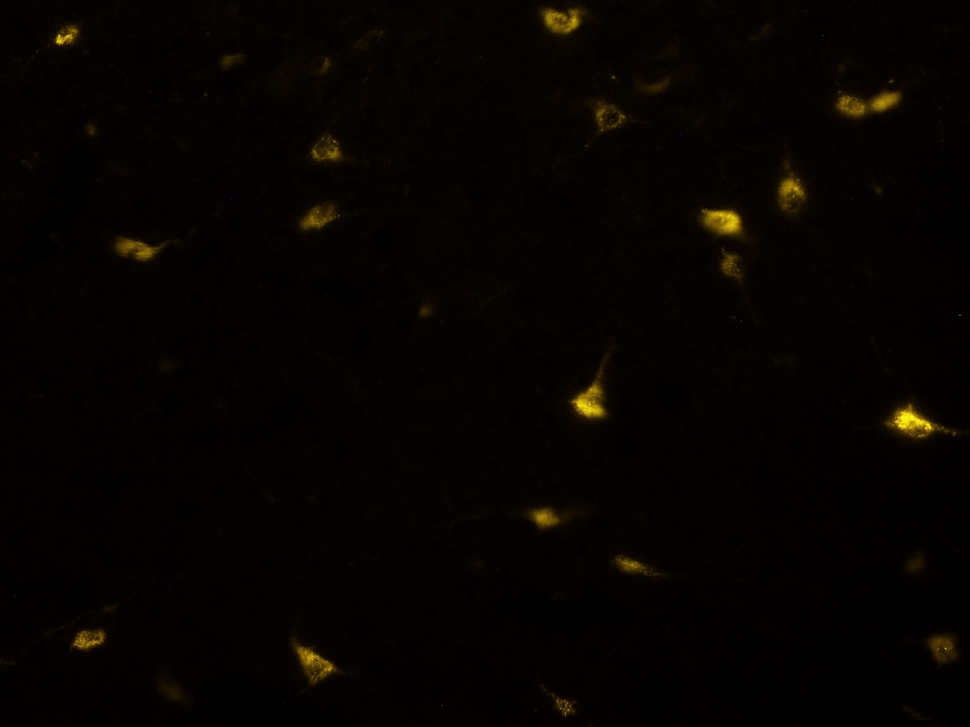
#> input picture project/fluocells/all_images/images/Mar19bS1C4R2_LHr_200x_y.png, 970 x 727 px, shrunk from 1600 x 1200 before the run, found by its file name
$ jupyter execute --allow-errors lab01.ipynb   (older library calls are emulated)
#> lines starting #> are read from the running program, lines starting #| are printed output that depends on the picture; after the words box and inside, x2 and y2 are one past the last pixel; in counts of white or black regions, pixels touching at a corner belong together
**Processamento Digital de Imagens**

Projeto de deteção de células

[cell 1]
# code here
import cv2
import matplotlib.pyplot as plt
import numpy as np
import os
import random

[cell 2]
path = "C:/Users/Luis/Desktop/UFU/PDI/pgc111-labs-2023-02/project/fluocells/all_images/images/Mar19bS1C4R2_LHr_200x_y.png"
img1 = cv2.imread(path, cv2.IMREAD_GRAYSCALE)
#> img1: shape (727, 970); min 0, max 222, mean 3.2

plt.imshow(img1, cmap='gray', vmin=0, vmax=255);

[cell 3]
#_, thresholded = cv2.threshold(img1, 210, 255, cv2.THRESH_BINARY)
_, thresholded = cv2.threshold( img1 , 0, 255, cv2.THRESH_BINARY + cv2.THRESH_OTSU)
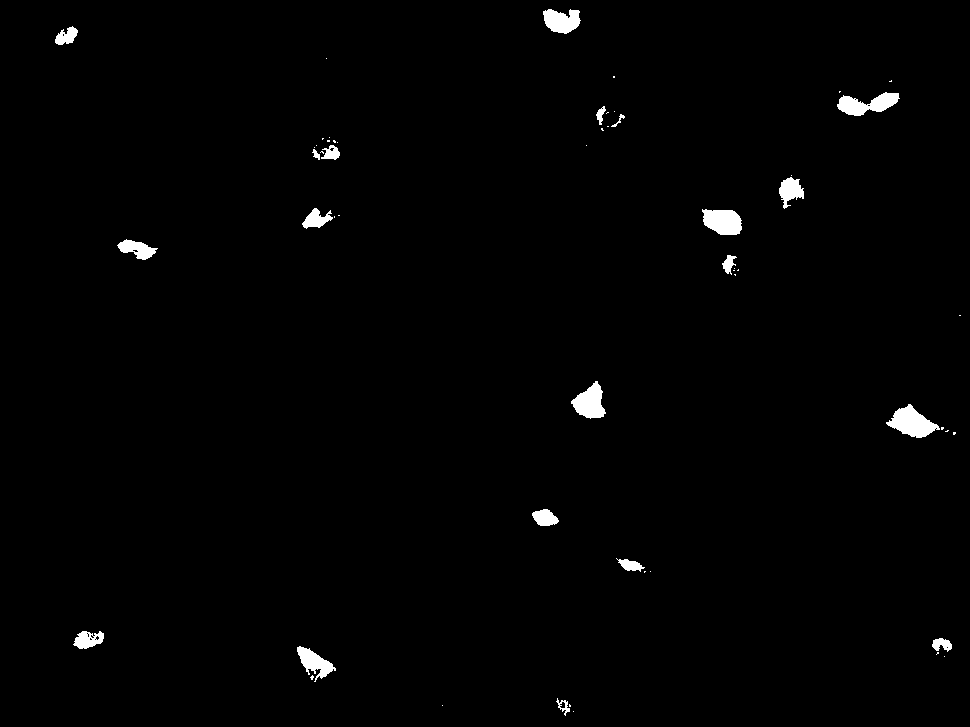
#> thresholded: shape (727, 970); 1.1% white; 56 white regions (36 under 20 px), largest, box (x1, y1, x2, y2) and area: (886, 404, 940, 438) 970, (837, 92, 900, 116) 835, (702, 209, 742, 235) 819
plt.imshow(thresholded)

[cell 4]
# b) Utilizando abertura com elemento circular de 11 pixels
kernel = cv2.getStructuringElement(cv2.MORPH_ELLIPSE, (12, 12))  # Elemento estruturante circular de 11 pixels
opened_image = cv2.morphologyEx(thresholded, cv2.MORPH_OPEN, kernel)
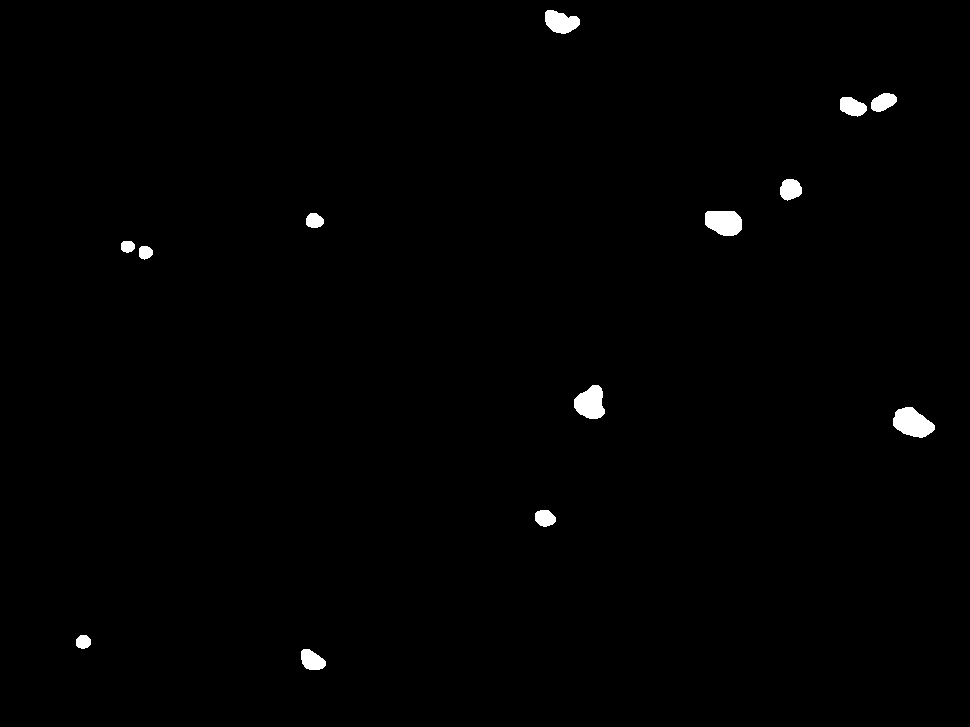
#> opened_image: shape (727, 970); 0.77% white; 13 white regions, largest, box (x1, y1, x2, y2) and area: (893, 407, 935, 438) 879, (705, 211, 742, 236) 774, (574, 385, 605, 419) 766

# Exibir as imagens resultantes
#cv2.imshow('Thresholded Image', thresholded)
plt.imshow( opened_image)

[cell 5]
path = "C:/Users/Luis/Desktop/UFU/PDI/pgc111-labs-2023-02/project/fluocells/all_masks/masks/Mar19bS1C4R2_LHr_200x_y.png"
mask1 = cv2.imread(path, cv2.IMREAD_GRAYSCALE)

plt.imshow(mask1, cmap='gray', vmin=0, vmax=255);

[cell 6]
f, axarr = plt.subplots(1,3, figsize=(12,10))

kernel = cv2.getStructuringElement(cv2.MORPH_ELLIPSE, (20, 20))  # Elemento estruturante circular de 11 pixels
opened_image = cv2.morphologyEx(thresholded, cv2.MORPH_OPEN, kernel)
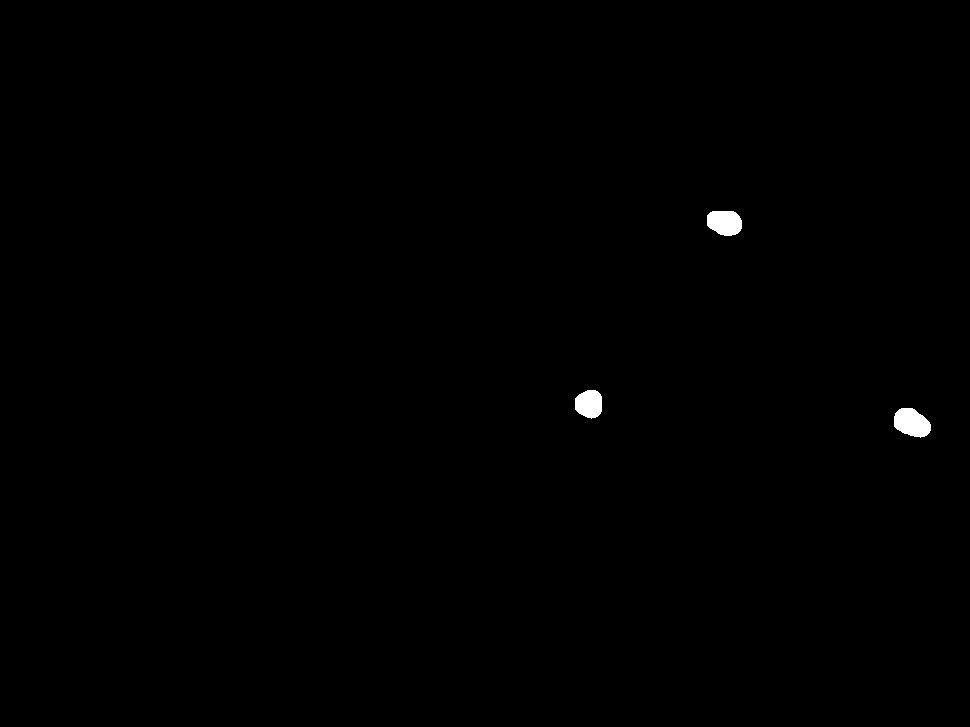
#> opened_image: shape (727, 970); 0.31% white; 3 white regions, box (x1, y1, x2, y2) and area: (894, 408, 931, 438) 812, (707, 211, 742, 236) 727, (575, 390, 602, 419) 631

path = "C:/Users/Luis/Desktop/UFU/PDI/pgc111-labs-2023-02/project/fluocells/all_masks/masks/Mar19bS1C4R2_LHr_200x_y.png"
mask1 = cv2.imread(path, cv2.IMREAD_GRAYSCALE)

axarr[0].imshow(img1, cmap='gray')
axarr[1].imshow(opened_image, cmap='gray')
axarr[2].imshow(mask1, cmap='gray')

axarr[0].set_title('image')
axarr[1].set_title('Segmentation')
axarr[2].set_title('Mask')
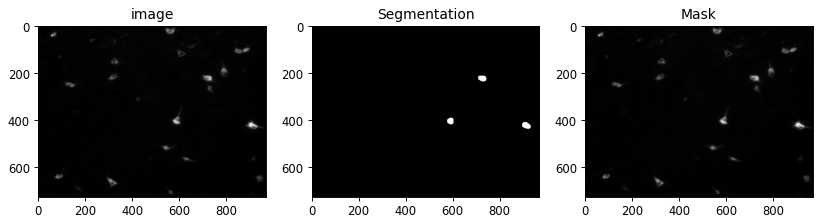
#> figure drawn by matplotlib, 3 panels

[cell 7]
segmentation =255- opened_image
mask = 255- mask1
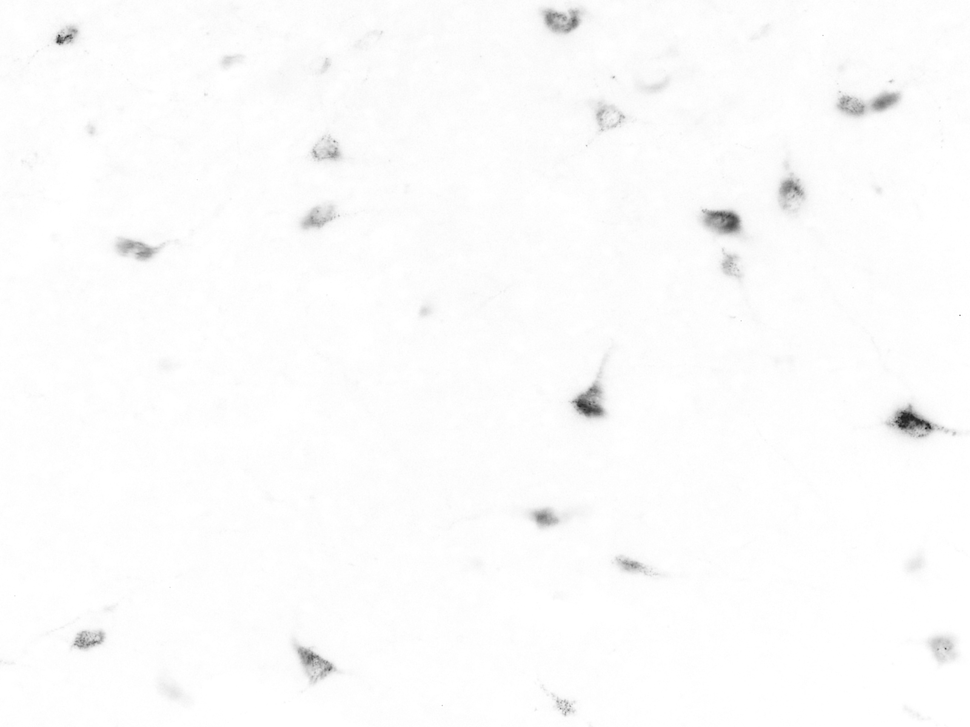
#> mask: shape (727, 970); min 33, max 255, mean 251.8

[cell 8]
def calculate_accuracy(segmentation_image, mask):
    # Ensure both images have the same shape
    if segmentation_image.shape != mask.shape:
        raise ValueError("Segmentation image and mask shape mismatch")

    # Convert images to grayscale if needed
    if len(segmentation_image.shape) > 2:
        segmentation_image = cv2.cvtColor(segmentation_image, cv2.COLOR_BGR2GRAY)
    if len(mask.shape) > 2:
        mask = cv2.cvtColor(mask, cv2.COLOR_BGR2GRAY)

    # Calculate True Positives (TP), True Negatives (TN), False Positives (FP), False Negatives (FN)
    TP = np.sum(np.logical_and(segmentation_image == 255, mask == 255))
#> TP = 0
    TN = np.sum(np.logical_and(segmentation_image == 0, mask == 0))
#> TN = 0
    FP = np.sum(np.logical_and(segmentation_image == 255, mask == 0))
#> FP = 150577
    FN = np.sum(np.logical_and(segmentation_image == 0, mask == 255))
#> FN = 0

    # Calculate accuracy
    accuracy = (TP + TN) / (TP + TN + FP + FN) * 100
#> accuracy = 0
    return accuracy

result_accuracy = calculate_accuracy(segmentation, mask1)
#> result_accuracy = 0
print("Accuracy:", result_accuracy)
#| Accuracy: 0.0

[cell 9]
# Calculate True Positives, True Negatives, False Positives, False Negatives
TP = np.sum(np.logical_and(segmentation == 255, mask1 == 255))
#> TP = 0
TN = np.sum(np.logical_and(segmentation == 0, mask1 == 0))
#> TN = 0
FP = np.sum(np.logical_and(segmentation == 255, mask1 == 0))
#> FP = 150577
FN = np.sum(np.logical_and(segmentation == 0, mask1 == 255))
#> FN = 0

# Calculate accuracy
accuracy = (TP + TN) / (TP + TN + FP + FN) * 100
#> accuracy = 0
accuracy
#> Out = 0

$ run again, with project/fluocells/all_images/images/Mar19bS1C5R2_LHr_200x_y.png copied over project/fluocells/all_images/images/Mar19bS1C4R2_LHr_200x_y.png
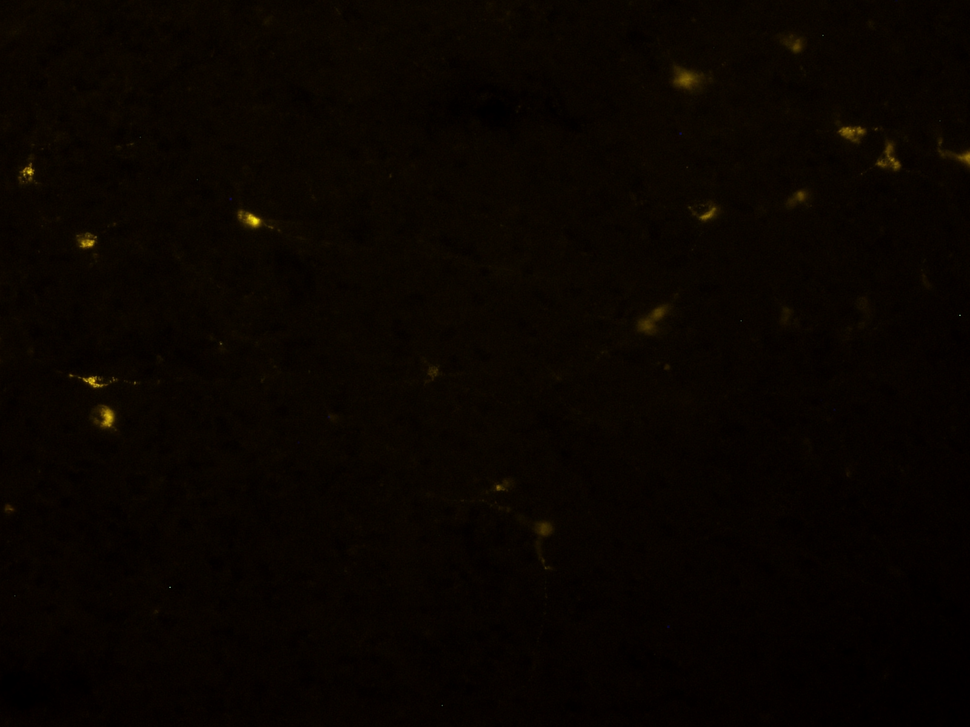
#> input picture project/fluocells/all_images/images/Mar19bS1C5R2_LHr_200x_y.png, 970 x 727 px, shrunk from 1600 x 1200 before the run, found by its file name
#> `_, thresholded = cv2.threshold( img1 , 0, 255, cv2.THRESH_BINARY + cv2..`:
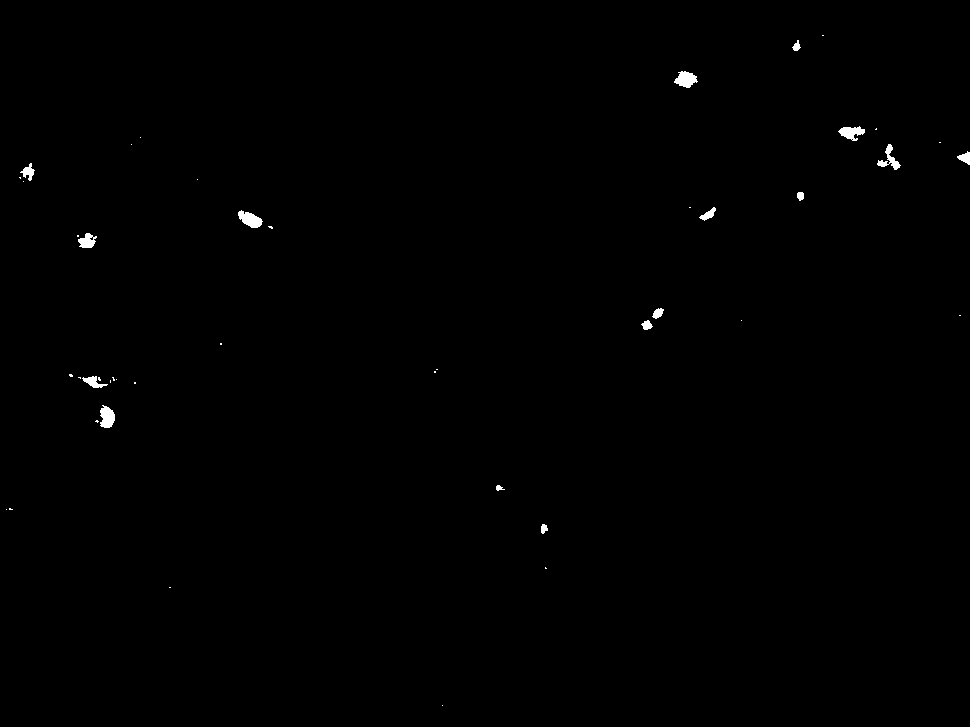
#> thresholded: shape (727, 970); 0.33% white; 45 white regions (29 under 20 px), largest, box (x1, y1, x2, y2) and area: (238, 210, 263, 228) 267, (674, 71, 698, 88) 261, (100, 405, 115, 428) 256
#> segmentation: shape (727, 970); every value is 255
#> `mask = 255- mask1`:
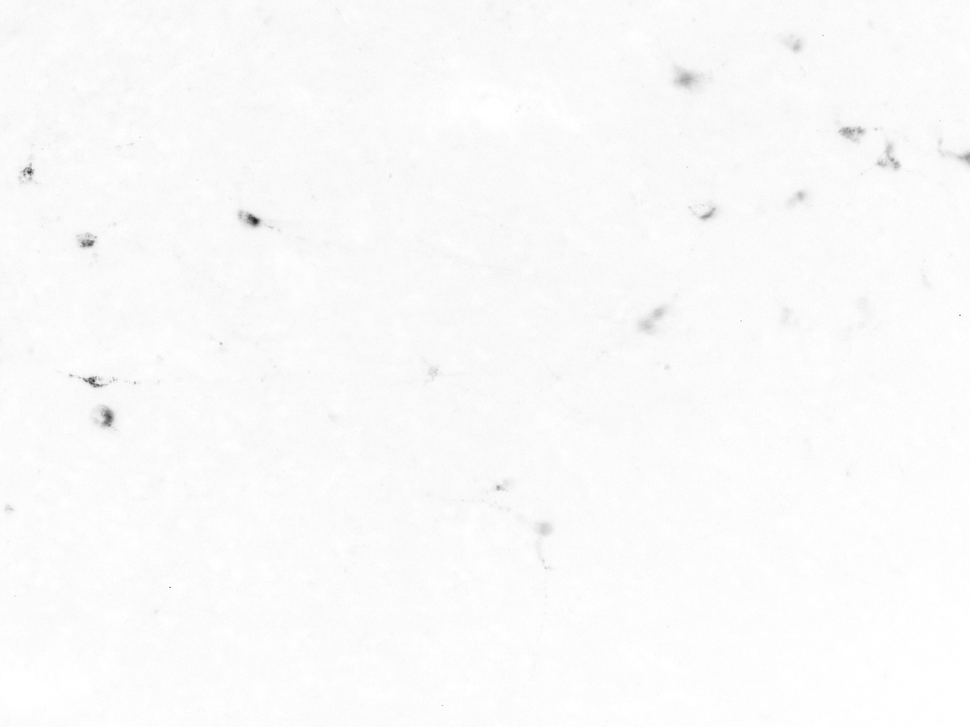
#> mask: shape (727, 970); min 34, max 255, mean 250.3
#> in calculate_accuracy, `TP = np.sum(np.logical_and(segmentation_image == 255, mask == 255))`: TP = 0
#> in calculate_accuracy, `FP = np.sum(np.logical_and(segmentation_image == 255, mask == 0))`: FP = 16579
#> in calculate_accuracy, `FN = np.sum(np.logical_and(segmentation_image == 0, mask == 255))`: FN = 0
#| Accuracy: 0.0
#> `FP = np.sum(np.logical_and(segmentation == 255, mask1 == 0))`: FP = 16579
#> `FN = np.sum(np.logical_and(segmentation == 0, mask1 == 255))`: FN = 0

$ run again, with project/fluocells/all_images/images/Mar19bS2C1R2_LHr_200x_y.png copied over project/fluocells/all_images/images/Mar19bS1C4R2_LHr_200x_y.png
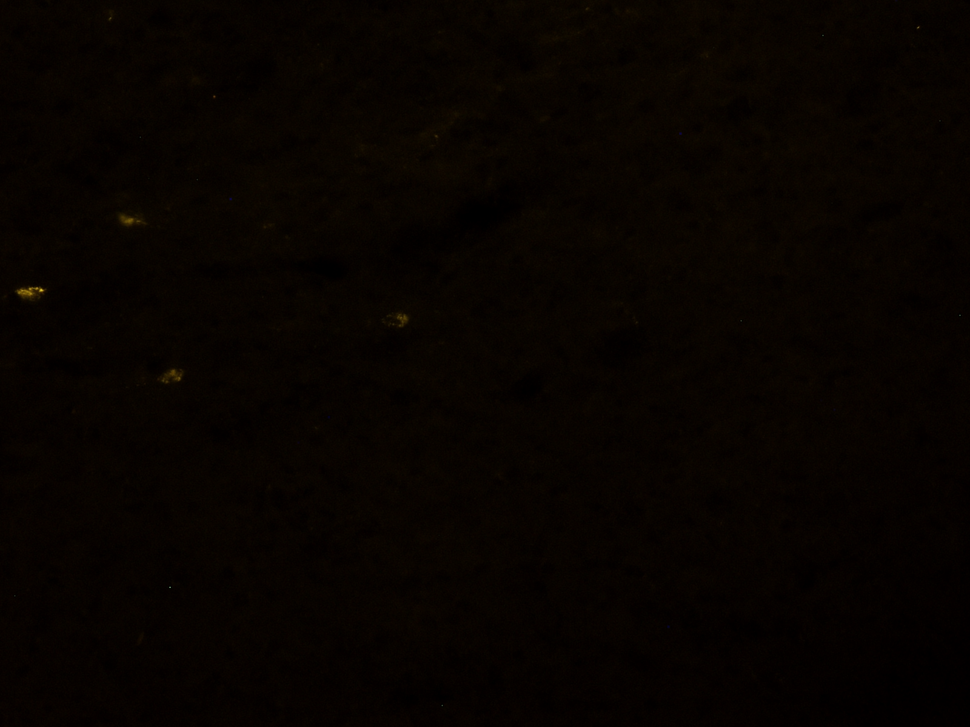
#> input picture project/fluocells/all_images/images/Mar19bS2C1R2_LHr_200x_y.png, 970 x 727 px, shrunk from 1600 x 1200 before the run, found by its file name
#> `_, thresholded = cv2.threshold( img1 , 0, 255, cv2.THRESH_BINARY + cv2..`:
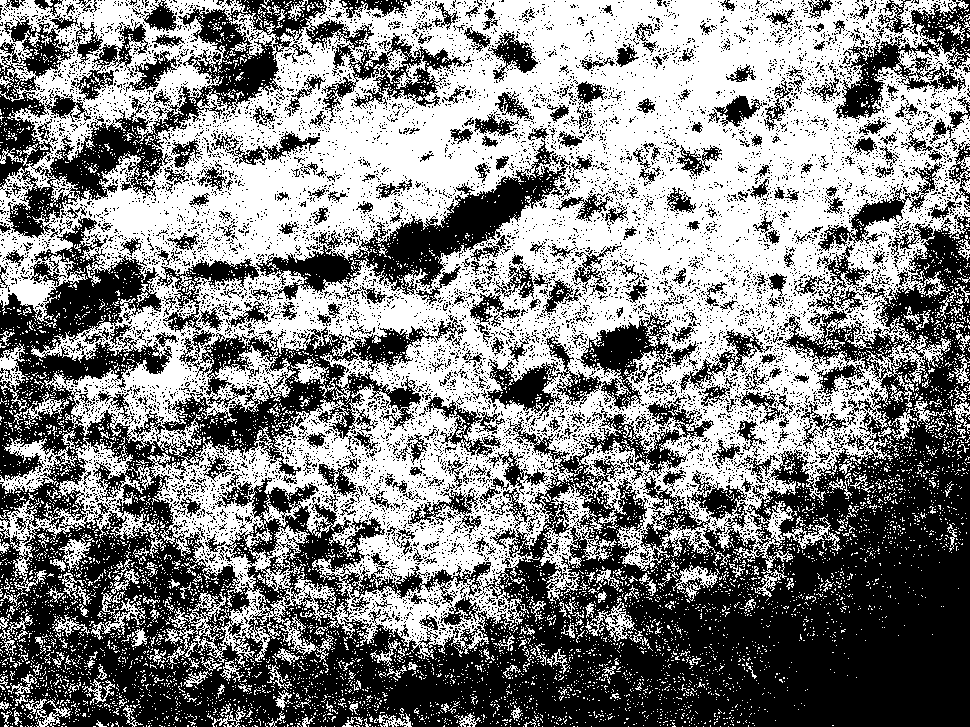
#> thresholded: shape (727, 970); 51.7% white; 10473 black regions (10031 under 20 px), largest, box (x1, y1, x2, y2) and area: (0, 214, 970, 727) 220336, (0, 0, 471, 238) 23128, (256, 139, 568, 300) 11025
#> segmentation: shape (727, 970); 97% white; 23 black regions, largest, box (x1, y1, x2, y2) and area: (346, 105, 476, 190) 5118, (692, 41, 734, 108) 1969, (115, 202, 161, 235) 1159
#> `mask = 255- mask1`:
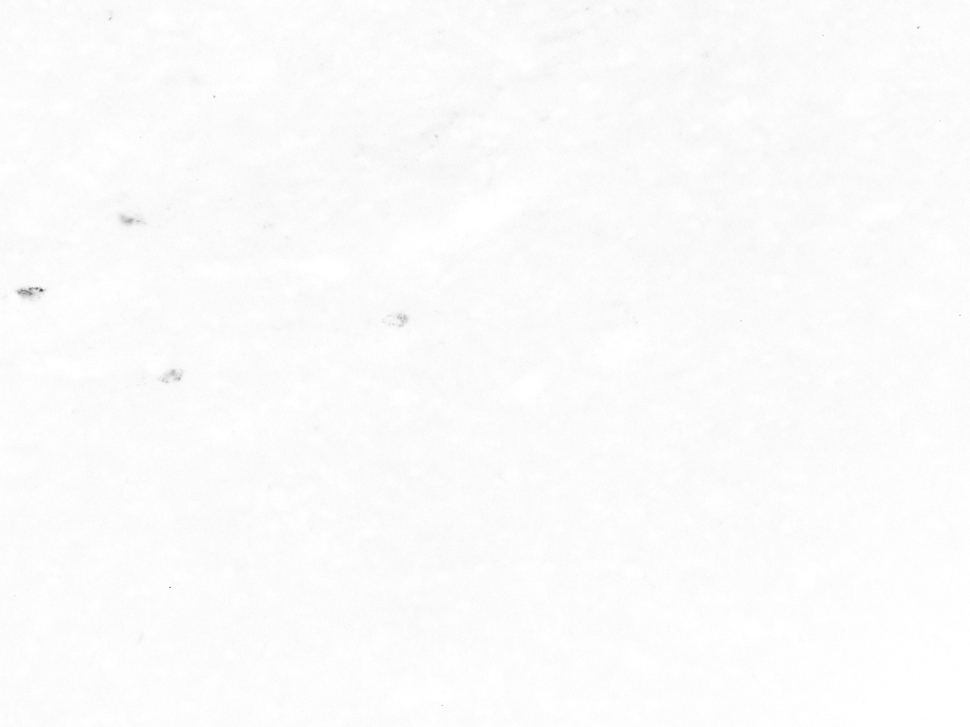
#> mask: shape (727, 970); min 69, max 255, mean 251.3
#> in calculate_accuracy, `TP = np.sum(np.logical_and(segmentation_image == 255, mask == 255))`: TP = 0
#> in calculate_accuracy, `FP = np.sum(np.logical_and(segmentation_image == 255, mask == 0))`: FP = 22901
#> in calculate_accuracy, `FN = np.sum(np.logical_and(segmentation_image == 0, mask == 255))`: FN = 0
#| Accuracy: 0.0
#> `FP = np.sum(np.logical_and(segmentation == 255, mask1 == 0))`: FP = 22901
#> `FN = np.sum(np.logical_and(segmentation == 0, mask1 == 255))`: FN = 0
